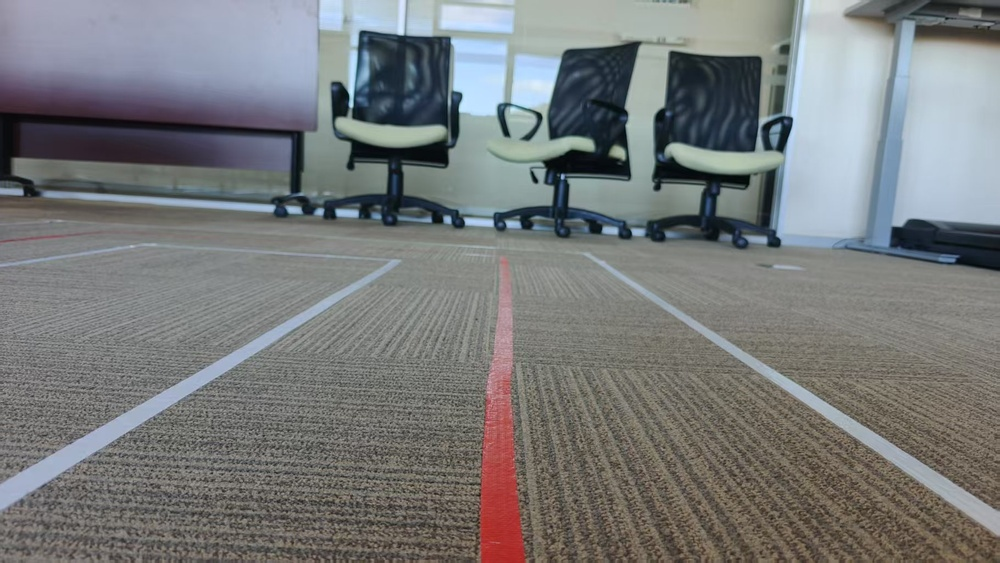
#> input picture data/lines/1.jpg, 1000 x 563 px, shrunk from 1820 x 1024 before the run, given in place of 1.jpg.jpg, which was not available
$ python linedetection.py ../data/lines/1.jpg
#> lines starting #> are read from the running program, lines starting #| are printed output that depends on the picture; after the words box and inside, x2 and y2 are one past the last pixel; in counts of white or black regions, pixels touching at a corner belong together; pictures that were not available may be replaced by others from this repository, and a replacement may not be noted
import numpy as np
import cv2
import sys

def region_selection(image):
	"""
	Determine and cut the region of interest in the input image.
	Parameters:
		image: we pass here the output from canny where we have
		identified edges in the frame
	"""
	# create an array of the same size as of the input image
	mask = np.zeros_like(image)
	# if you pass an image with more then one channel
	if len(image.shape) > 2:
		channel_count = image.shape[2]
		ignore_mask_color = (255,) * channel_count
	# our image only has one channel so it will go under "else"
	else:
		# color of the mask polygon (white)
		ignore_mask_color = 255
	# creating a polygon to focus only on the road in the picture
	# we have created this polygon in accordance to how the camera was placed
	height, width = image.shape
    # 定义感兴趣区域的多边形顶点
	polygon = np.array([[(0, height),(width, height),(width, height * 0.5),(0, height * 0.5)]], np.int32)
	# filling the polygon with white color and generating the final mask
	cv2.fillPoly(mask, polygon, ignore_mask_color)
	# performing Bitwise AND on the input image and mask to get only the edges on the road
	masked_image = cv2.bitwise_and(image, mask)
	return masked_image

def hough_transform(image):
	"""
	Determine and cut the region of interest in the input image.
	Parameter:
		image: grayscale image which should be an output from the edge detector
	"""
	# Distance resolution of the accumulator in pixels.
	rho = 1
	# Angle resolution of the accumulator in radians.
	theta = np.pi/180
	# Only lines that are greater than threshold will be returned.
	threshold = 50
	# Line segments shorter than that are rejected.
	minLineLength = 50
	# Maximum allowed gap between points on the same line to link them
	maxLineGap = 100
	# function returns an array containing dimensions of straight lines
	# appearing in the input image
	return cv2.HoughLinesP(image, rho = rho, theta = theta, threshold = threshold,
						minLineLength = minLineLength, maxLineGap = maxLineGap)

def average_slope_intercept(lines):
	"""
	Find the slope and intercept of the left and right lanes of each image.
	Parameters:
		lines: output from Hough Transform
	"""
	left_lines = [] #(slope, intercept)
	left_weights = [] #(length,)
	right_lines = [] #(slope, intercept)
	right_weights = [] #(length,)

	for line in lines:
		for x1, y1, x2, y2 in line:
			if x1 == x2:
				continue
			# calculating slope of a line
			slope = (y2 - y1) / (x2 - x1)
			# calculating intercept of a line
			intercept = y1 - (slope * x1)
			# calculating length of a line
			length = np.sqrt(((y2 - y1) ** 2) + ((x2 - x1) ** 2))
			# slope of left lane is negative and for right lane slope is positive
			if slope < 0:
				left_lines.append((slope, intercept))
				left_weights.append((length))
			else:
				right_lines.append((slope, intercept))
				right_weights.append((length))
	#
	left_lane = np.dot(left_weights, left_lines) / np.sum(left_weights) if len(left_weights) > 0 else None
	right_lane = np.dot(right_weights, right_lines) / np.sum(right_weights) if len(right_weights) > 0 else None
	return left_lane, right_lane

def pixel_points(y1, y2, line):
	"""
	Converts the slope and intercept of each line into pixel points.
		Parameters:
			y1: y-value of the line's starting point.
			y2: y-value of the line's end point.
			line: The slope and intercept of the line.
	"""
	if line is None:
		return None
	slope, intercept = line
	x1 = int((y1 - intercept)/slope)
	x2 = int((y2 - intercept)/slope)
	y1 = int(y1)
	y2 = int(y2)
	return ((x1, y1), (x2, y2))

def lane_lines(image, lines):
	"""
	Create full lenght lines from pixel points.
		Parameters:
			image: The input test image.
			lines: The output lines from Hough Transform.
	"""
	left_lane, right_lane = average_slope_intercept(lines)
	y1 = image.shape[0]
	y2 = y1 * 0.5
	left_line = pixel_points(y1, y2, left_lane)
	right_line = pixel_points(y1, y2, right_lane)
	center_line = (((left_line[0][0] + right_line[0][0]) // 2, (left_line[0][1] + right_line[0][1]) // 2), ((left_line[1][0] + right_line[1][0]) // 2, (left_line[1][1] + right_line[1][1]) // 2))
	return left_line, right_line, center_line

def draw_lane_lines(image, lines, color=[255, 0, 0], thickness=12):
	"""
	Draw lines onto the input image.
		Parameters:
			image: The input test image (video frame in our case).
			lines: The output lines from Hough Transform.
			color (Default = red): Line color.
			thickness (Default = 12): Line thickness.
	"""
	line_image = np.zeros_like(image)
	for line in lines:
		if line is not None:
			cv2.line(line_image, *line, color, thickness)
	return cv2.addWeighted(image, 1.0, line_image, 1.0, 0.0)

def calculate_steering_angle(frame, lines):
    height, width, _ = frame.shape
    _, _, center_line = lane_lines(frame, lines)
    x1, y1 = center_line[0]
    x2, y2 = center_line[1]
	# calculating slope of a line
    slope = (y2 - y1) / (x2 - x1)
	# calculating intercept of a line
    intercept = y1 - (slope * x1)
    mid_y = slope * (width / 2) + intercept
    # 计算车道中心线
    mid_x = x1
	# 计算转向角度
    steering_angle = np.arctan2(height - mid_y, width / 2 - mid_x) * 180 / np.pi
    if abs(steering_angle - 90 < 5):
        return 0
    else:
        if slope < 0:
            return abs(steering_angle - 90)
        else:
            return -1 * abs(steering_angle - 90)

def detect_and_handle_corner(steering_angle, previous_angle):
    # 如果转向角度变化较大，可能是遇到了直角弯
    if abs(steering_angle - previous_angle) > 30:
        # 调整转向角度以应对直角弯
        if steering_angle > previous_angle:
            steering_angle = previous_angle + 90
        else:
            steering_angle = previous_angle - 90
    return steering_angle

def frame_processor_test(image):
	"""
	Process the input frame to detect lane lines.
	Parameters:
		image: image of a road where one wants to detect lane lines
		(we will be passing frames of video to this function)
	"""
	# convert the RGB image to Gray scale
	grayscale = cv2.cvtColor(image, cv2.COLOR_BGR2GRAY)
	# applying gaussian Blur which removes noise from the image
	# and focuses on our region of interest
	# size of gaussian kernel
	kernel_size = 5
	# Applying gaussian blur to remove noise from the frames
	blur = cv2.GaussianBlur(grayscale, (kernel_size, kernel_size), 0)
	# first threshold for the hysteresis procedure
	low_t = 200
	# second threshold for the hysteresis procedure
	high_t = 255
	# applying canny edge detection and save edges in a variable
	edges = cv2.Canny(blur, low_t, high_t)
	# since we are getting too many edges from our image, we apply
	# a mask polygon to only focus on the road
	# Will explain Region selection in detail in further steps
	region = region_selection(edges)
	# Applying hough transform to get straight lines from our image
	# and find the lane lines
	# Will explain Hough Transform in detail in further steps
	hough = hough_transform(region)
	steering_angle = calculate_steering_angle(image, hough)
	print("Steering Angle: ", steering_angle)
	#lastly we draw the lines on our resulting frame and return it as output
	result = draw_lane_lines(image, lane_lines(image, hough))
	return result

def line_detection(image):
    """
    return turning angle, if positve, turn right, else turn left by a specific angle
    """
    grayscale = cv2.cvtColor(image, cv2.COLOR_BGR2GRAY)
    blur = cv2.GaussianBlur(grayscale, (5, 5), 0)
    edges = cv2.Canny(blur, 200, 255)
    region = region_selection(edges)
    hough = hough_transform(region)
    return calculate_steering_angle(image, hough)

if __name__ == '__main__':
	if len(sys.argv) != 2:
		print("Usage: python linedetection.py <image_path>")
		sys.exit(1)

	image_path = f'../data/lines/{sys.argv[1]}.jpg' # path to the image
	image = cv2.imread(image_path)
#> image is the input picture: shape (563, 1000, 3); mean B, G, R 122.3, 121.8, 119.6
	if image is not None:
		processed_image = frame_processor_test(image)
#> in frame_processor_test, `grayscale = cv2.cvtColor(image, cv2.COLOR_BGR2GRAY)`:
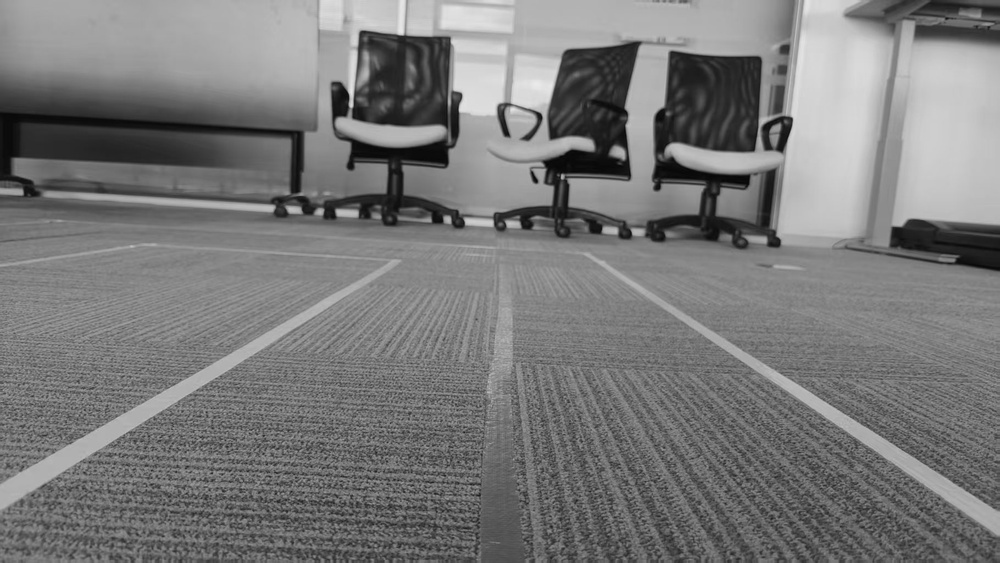
#> grayscale: shape (563, 1000); min 5, max 234, mean 121.2
#> in frame_processor_test, `edges = cv2.Canny(blur, low_t, high_t)`:
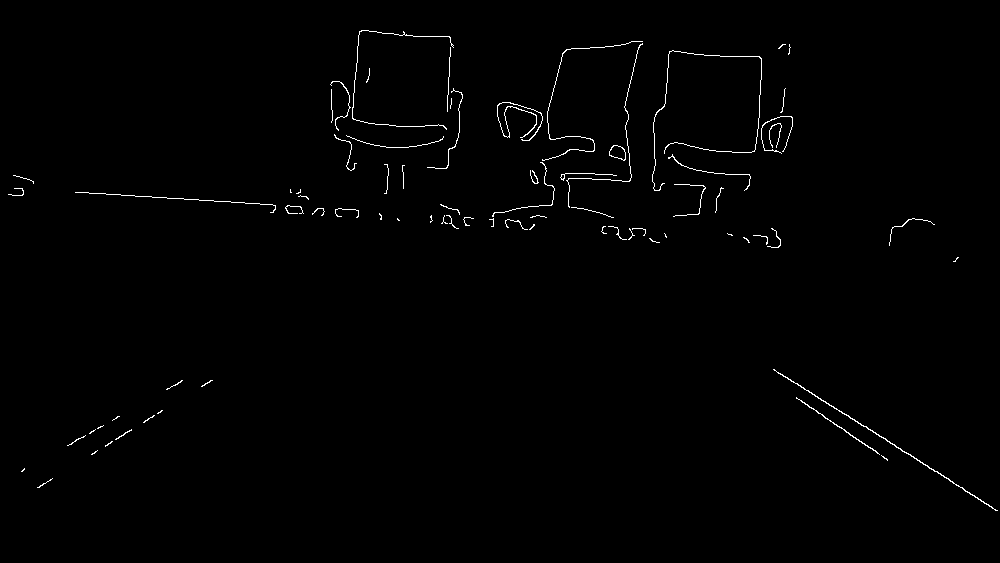
#> edges: shape (563, 1000); 0.79% white in thin lines or dots, all inside (x1, y1, x2, y2) = (8, 30, 998, 511)
#> in region_selection, `cv2.fillPoly(mask, polygon, ignore_mask_color)`:
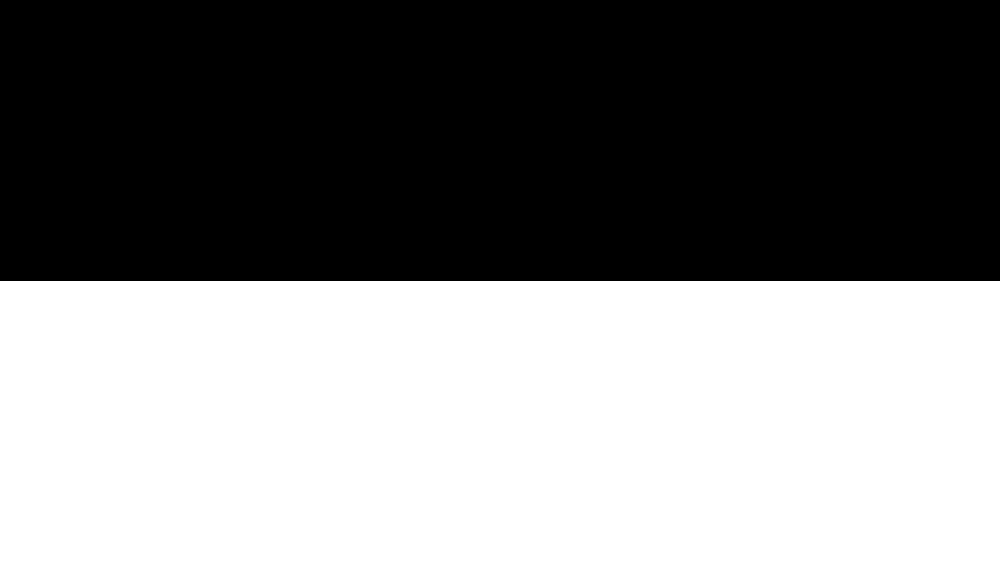
#> mask: shape (563, 1000); 50.1% white; 1 black region, box (x1, y1, x2, y2) and area: (0, 0, 1000, 281) 281000
#> in region_selection, `masked_image = cv2.bitwise_and(image, mask)`:
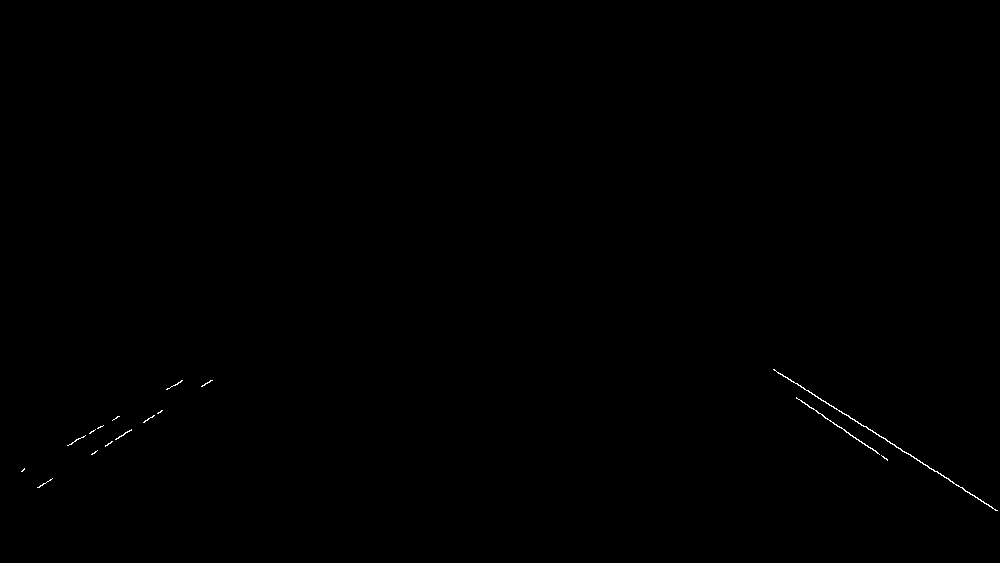
#> masked_image: shape (563, 1000); 0.12% white in thin lines or dots, all inside (x1, y1, x2, y2) = (21, 369, 998, 511)
#> in frame_processor_test, `hough = hough_transform(region)`: hough = [[773, 369, 974, 495], [796, 397, 887, 460], [38, 487, 210, 380], [778, 373, 997, 510]]
#> the loop in average_slope_intercept, `for line in lines:` made 4 passes
#> after the loop in average_slope_intercept, `for line in lines:`: left_lines = [(-0.622, 510.6)]; left_weights = [202.6]; right_lines = [(0.627, -115.6), (0.692, -154.1), (0.626, -113.7)]; right_weights = [237.2, 110.7, 258.3]
#> in average_slope_intercept, `left_lane = np.dot(left_weights, left_lines) / np.sum(left_weights) if..`: left_lane = [-0.622, 510.6]
#> in average_slope_intercept, `right_lane = np.dot(right_weights, right_lines) / np.sum(right_weights..`: right_lane = [0.638, -121.8]
#> in lane_lines, `left_lane, right_lane = average_slope_intercept(lines)`: left_lane = [-0.622, 510.6]; right_lane = [0.638, -121.8]
#> in pixel_points, `slope, intercept = line`: slope = -0.622; intercept = 510.6
#> in pixel_points, `x1 = int((y1 - intercept)/slope)`: x1 = -84
#> in pixel_points, `x2 = int((y2 - intercept)/slope)`: x2 = 368
#> in lane_lines, `left_line = pixel_points(y1, y2, left_lane)`: left_line = ((-84, 563), (368, 281))
#> in lane_lines, `right_line = pixel_points(y1, y2, right_lane)`: right_line = ((1072, 563), (631, 281))
#> in lane_lines, `center_line = (((left_line[0][0] + right_line[0][0]) // 2, (left_line[..`: center_line = ((494, 563), (499, 281))
#> in calculate_steering_angle, `x1, y1 = center_line[0]`: x1 = 494; y1 = 563
#> in calculate_steering_angle, `x2, y2 = center_line[1]`: x2 = 499; y2 = 281
#> in calculate_steering_angle, `slope = (y2 - y1) / (x2 - x1)`: slope = -56.4
#> in calculate_steering_angle, `intercept = y1 - (slope * x1)`: intercept = 28424.6
#> in calculate_steering_angle, `mid_y = slope * (width / 2) + intercept`: mid_y = 224.6
#> in calculate_steering_angle, `mid_x = x1`: mid_x = 494
#> in calculate_steering_angle, `steering_angle = np.arctan2(height - mid_y, width / 2 - mid_x) * 180 /..`: steering_angle = 88.98
#> in frame_processor_test, `steering_angle = calculate_steering_angle(image, hough)`: steering_angle = 0
#| Steering Angle:  0
#> the loop in average_slope_intercept (call 2), `for line in lines:` made 4 passes
#> in draw_lane_lines, `line_image = np.zeros_like(image)`: line_image: shape (563, 1000, 3); every value is 0
#> the loop in draw_lane_lines, `for line in lines:` made 3 passes
#> line on passes 1 to 3: ((-84, 563), (368, 281)), ((1072, 563), (631, 281)), ((494, 563), (499, 281))
#> after the loop in draw_lane_lines, `for line in lines:`:
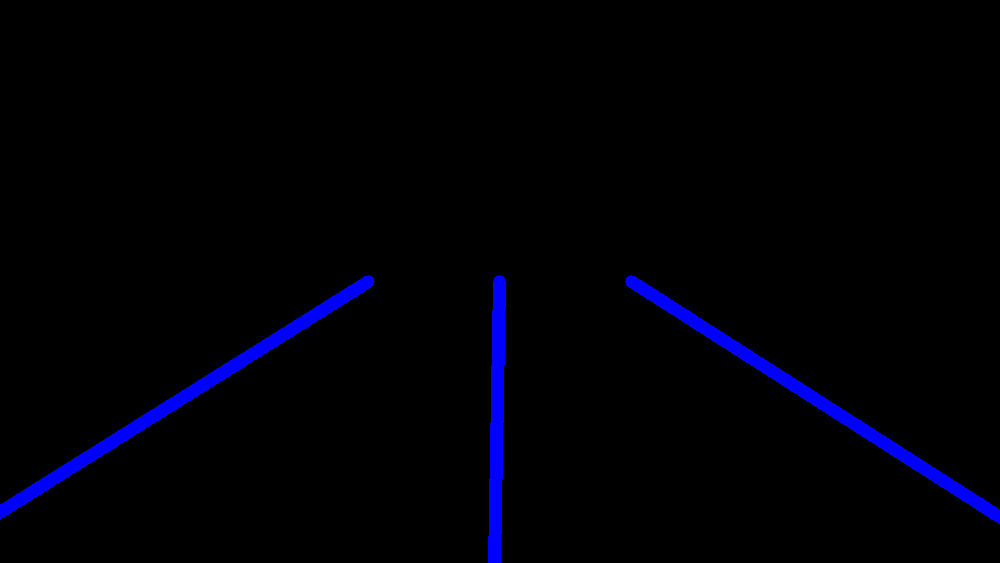
#> line_image: shape (563, 1000, 3); mean B, G, R 6.8, 0, 0
#> in draw_lane_lines, `return cv2.addWeighted(image, 1.0, line_image, 1.0, 0.0)`:
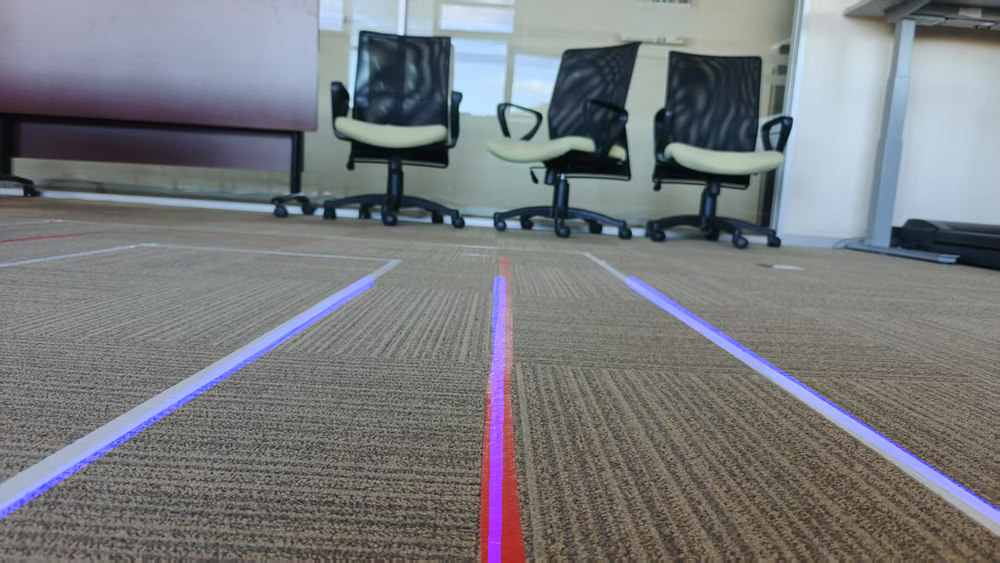
#> returned value: shape (563, 1000, 3); mean of channels 0, 1, 2 125.2, 121.8, 119.6; drawn as B, G, R
		cv2.imshow('Processed Image', processed_image)
		cv2.waitKey(0)
		cv2.destroyAllWindows()
	else:
		print("Error: Unable to read the image.")
